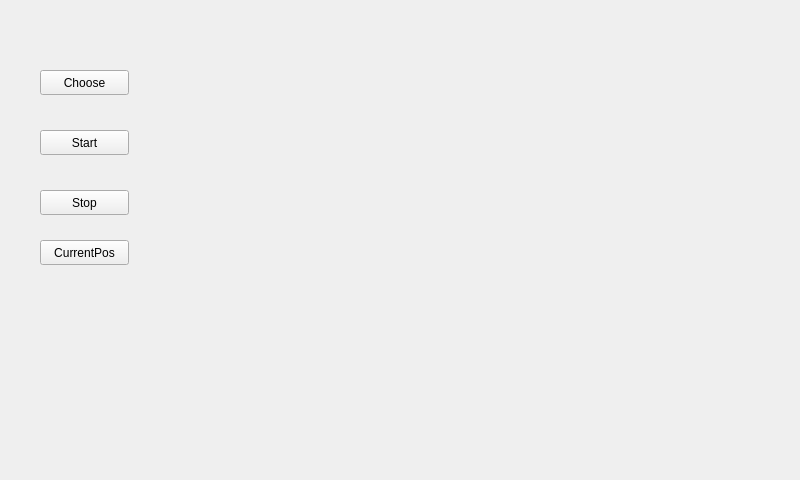
<?xml version="1.0" encoding="UTF-8"?>
<ui version="4.0">
 <class>positionWidget</class>
 <widget class="QWidget" name="positionWidget">
  <property name="geometry">
   <rect>
    <x>0</x>
    <y>0</y>
    <width>800</width>
    <height>480</height>
   </rect>
  </property>
  <property name="windowTitle">
   <string>Form</string>
  </property>
  <widget class="QPushButton" name="SetRoute">
   <property name="geometry">
    <rect>
     <x>40</x>
     <y>70</y>
     <width>89</width>
     <height>25</height>
    </rect>
   </property>
   <property name="text">
    <string>Choose</string>
   </property>
  </widget>
  <widget class="QPushButton" name="Start">
   <property name="geometry">
    <rect>
     <x>40</x>
     <y>130</y>
     <width>89</width>
     <height>25</height>
    </rect>
   </property>
   <property name="text">
    <string>Start</string>
   </property>
  </widget>
  <widget class="QPushButton" name="Stop">
   <property name="geometry">
    <rect>
     <x>40</x>
     <y>190</y>
     <width>89</width>
     <height>25</height>
    </rect>
   </property>
   <property name="text">
    <string>Stop</string>
   </property>
  </widget>
  <widget class="QPushButton" name="CurrentPos">
   <property name="geometry">
    <rect>
     <x>40</x>
     <y>240</y>
     <width>89</width>
     <height>25</height>
    </rect>
   </property>
   <property name="text">
    <string>CurrentPos</string>
   </property>
  </widget>
 </widget>
 <resources/>
 <connections/>
</ui>
